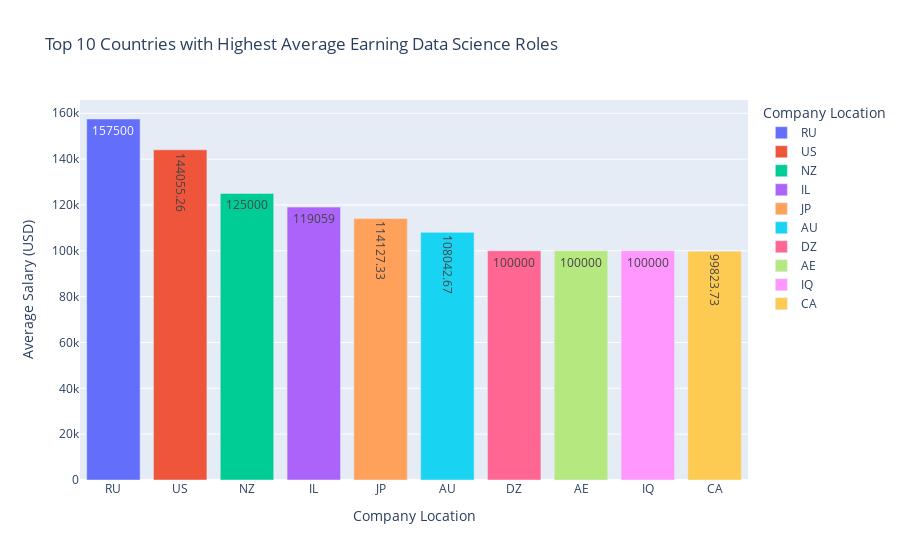

Here is the notebook cell this chart was saved with:
### Code cell
# What are the countries with the highest average pay
averageSalary=data.groupby('company_location',as_index=False)['salary_in_usd'].mean().sort_values(by='salary_in_usd',ascending=False).head(rank) # Top rank countries with Highest Average Earning Data Science Roles 
averageSalary['salary_in_usd']=round(averageSalary['salary_in_usd'],2) # Round to 2 decimal places

fig=px.bar(averageSalary,x='company_location',y='salary_in_usd',color='company_location',labels={'company_location':'Company Location','salary_in_usd':'Average Salary (USD)'},text='salary_in_usd',title='Top 10 Countries with Highest Average Earning Data Science Roles')
fig.show()

### Figure 1 — Plotly figure (JSON) as saved in the notebook; plotly's stock layout.template omitted (floating-point values rounded to 4 significant figures)
{"data": [{"alignmentgroup": "True", "hovertemplate": "Company Location=%{x}<br>Average Salary (USD)=%{text}<extra></extra>", "legendgroup": "RU", "marker": {"color": "#636efa", "pattern": {"shape": ""}}, "name": "RU", "offsetgroup": "RU", "orientation": "v", "showlegend": true, "text": [157500], "textposition": "auto", "type": "bar", "x": ["RU"], "xaxis": "x", "y": [157500], "yaxis": "y"}, {"alignmentgroup": "True", "hovertemplate": "Company Location=%{x}<br>Average Salary (USD)=%{text}<extra></extra>", "legendgroup": "US", "marker": {"color": "#EF553B", "pattern": {"shape": ""}}, "name": "US", "offsetgroup": "US", "orientation": "v", "showlegend": true, "text": [144100.0], "textposition": "auto", "type": "bar", "x": ["US"], "xaxis": "x", "y": [144100.0], "yaxis": "y"}, {"alignmentgroup": "True", "hovertemplate": "Company Location=%{x}<br>Average Salary (USD)=%{text}<extra></extra>", "legendgroup": "NZ", "marker": {"color": "#00cc96", "pattern": {"shape": ""}}, "name": "NZ", "offsetgroup": "NZ", "orientation": "v", "showlegend": true, "text": [125000], "textposition": "auto", "type": "bar", "x": ["NZ"], "xaxis": "x", "y": [125000], "yaxis": "y"}, {"alignmentgroup": "True", "hovertemplate": "Company Location=%{x}<br>Average Salary (USD)=%{text}<extra></extra>", "legendgroup": "IL", "marker": {"color": "#ab63fa", "pattern": {"shape": ""}}, "name": "IL", "offsetgroup": "IL", "orientation": "v", "showlegend": true, "text": [119059], "textposition": "auto", "type": "bar", "x": ["IL"], "xaxis": "x", "y": [119059], "yaxis": "y"}, {"alignmentgroup": "True", "hovertemplate": "Company Location=%{x}<br>Average Salary (USD)=%{text}<extra></extra>", "legendgroup": "JP", "marker": {"color": "#FFA15A", "pattern": {"shape": ""}}, "name": "JP", "offsetgroup": "JP", "orientation": "v", "showlegend": true, "text": [114100.0], "textposition": "auto", "type": "bar", "x": ["JP"], "xaxis": "x", "y": [114100.0], "yaxis": "y"}, {"alignmentgroup": "True", "hovertemplate": "Company Location=%{x}<br>Average Salary (USD)=%{text}<extra></extra>", "legendgroup": "AU", "marker": {"color": "#19d3f3", "pattern": {"shape": ""}}, "name": "AU", "offsetgroup": "AU", "orientation": "v", "showlegend": true, "text": [108000.0], "textposition": "auto", "type": "bar", "x": ["AU"], "xaxis": "x", "y": [108000.0], "yaxis": "y"}, {"alignmentgroup": "True", "hovertemplate": "Company Location=%{x}<br>Average Salary (USD)=%{text}<extra></extra>", "legendgroup": "DZ", "marker": {"color": "#FF6692", "pattern": {"shape": ""}}, "name": "DZ", "offsetgroup": "DZ", "orientation": "v", "showlegend": true, "text": [100000], "textposition": "auto", "type": "bar", "x": ["DZ"], "xaxis": "x", "y": [100000], "yaxis": "y"}, {"alignmentgroup": "True", "hovertemplate": "Company Location=%{x}<br>Average Salary (USD)=%{text}<extra></extra>", "legendgroup": "AE", "marker": {"color": "#B6E880", "pattern": {"shape": ""}}, "name": "AE", "offsetgroup": "AE", "orientation": "v", "showlegend": true, "text": [100000], "textposition": "auto", "type": "bar", "x": ["AE"], "xaxis": "x", "y": [100000], "yaxis": "y"}, {"alignmentgroup": "True", "hovertemplate": "Company Location=%{x}<br>Average Salary (USD)=%{text}<extra></extra>", "legendgroup": "IQ", "marker": {"color": "#FF97FF", "pattern": {"shape": ""}}, "name": "IQ", "offsetgroup": "IQ", "orientation": "v", "showlegend": true, "text": [100000], "textposition": "auto", "type": "bar", "x": ["IQ"], "xaxis": "x", "y": [100000], "yaxis": "y"}, {"alignmentgroup": "True", "hovertemplate": "Company Location=%{x}<br>Average Salary (USD)=%{text}<extra></extra>", "legendgroup": "CA", "marker": {"color": "#FECB52", "pattern": {"shape": ""}}, "name": "CA", "offsetgroup": "CA", "orientation": "v", "showlegend": true, "text": [99820.0], "textposition": "auto", "type": "bar", "x": ["CA"], "xaxis": "x", "y": [99820.0], "yaxis": "y"}], "layout": {"barmode": "relative", "legend": {"title": {"text": "Company Location"}, "tracegroupgap": 0}, "title": {"text": "Top 10 Countries with Highest Average Earning Data Science Roles"}, "xaxis": {"anchor": "y", "categoryarray": ["RU", "US", "NZ", "IL", "JP", "AU", "DZ", "AE", "IQ", "CA"], "categoryorder": "array", "domain": [0, 1], "title": {"text": "Company Location"}}, "yaxis": {"anchor": "x", "domain": [0, 1], "title": {"text": "Average Salary (USD)"}}}}
